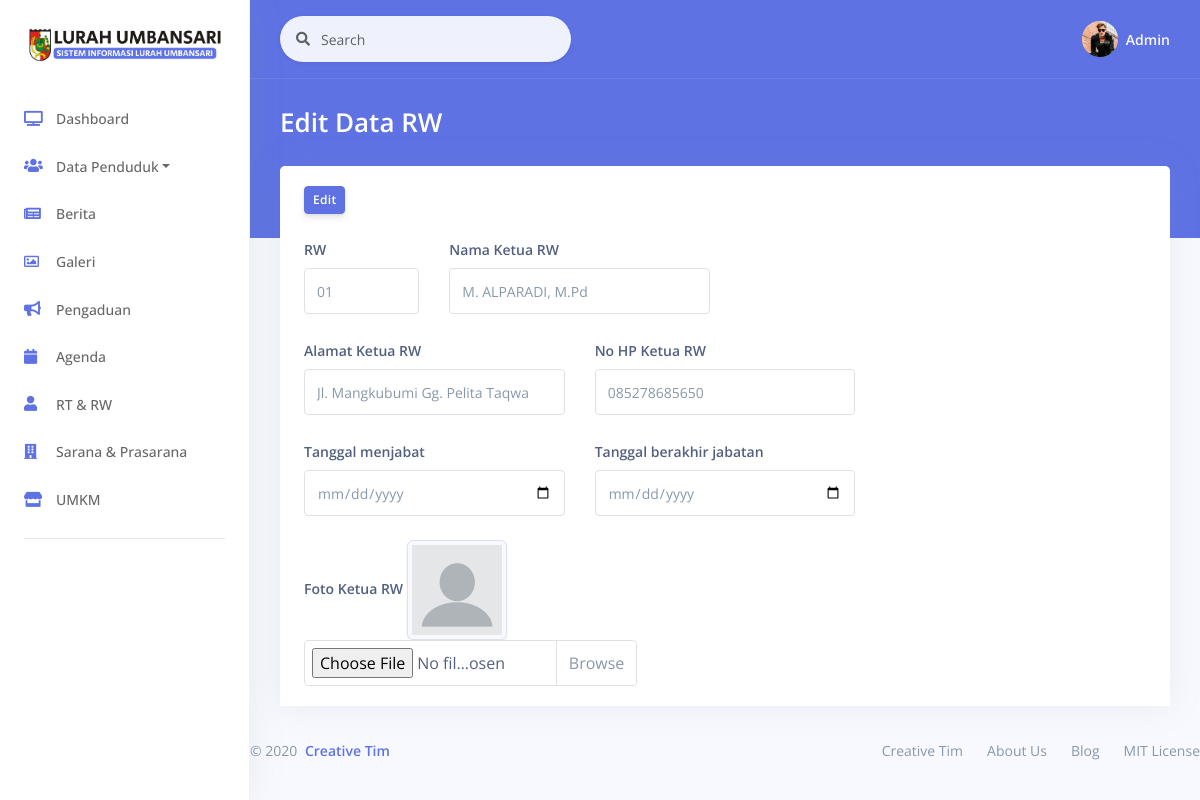
The app's page /Rw/edit/1 with its own data.
### tables this page shows
CREATE TABLE `rw` (
  `rw_id` int(5) NOT NULL,
  `no_rw` varchar(50) NOT NULL,
  `rw_nama` varchar(50) DEFAULT NULL,
  `alamat` varchar(255) DEFAULT NULL,
  `no_tlp` varchar(50) DEFAULT NULL,
  `rw_foto` varchar(50) DEFAULT 'default.png',
  `tgl_jabat` date DEFAULT NULL,
  `tgl_akhir` date DEFAULT NULL,
  `status` varchar(50) DEFAULT '1'
);

### application/controllers/Rw.php (called while the page is built, shortened)
<?php
class Rw extends CI_Controller
{
    public function __construct()
    {
        $this->load->model('Rw_model');
        $this->load->model('Rt_model');
        $this->load->model('Rw_histori_model');
        $this->load->model('User_model');
    }
    public function edit($rw_id)
    {
        $data['judul'] = "Edit RW";
        $data['rw'] = $this->Rw_model->getById($rw_id);
        $this->load->view("layout/header", $data);
        $this->load->view("data_rtrw/vw_edit_rw", $data);
        $this->load->view("layout/footer", $data);
    }
}

### index.php (called while the page is built, shortened)
<?php
require_once BASEPATH.'core/CodeIgniter.php';

### application/models/Rw_model.php (called while the page is built, shortened)
<?php
class Rw_model extends CI_Model
{
    public function getById($rw_id){
        $this->db->select('rw.*');
        $this->db->from('rw');
        $this->db->where('rw.rw_id', $rw_id);
        $query = $this->db->get();
        return $query->row_array();
    }
}

### application/views/data_rtrw/vw_edit_rw.php (the view, shortened to what this page needs)
<div class="main-content" id="panel">
    <div class="header bg-primary pb-6">
        <div class="container-fluid">
            <div class="header-body">
                <div class="row align-items-center py-4">
                    <div class="col-lg-6 col-7">
                        <h3 class="h1 text-white d-inline-block mb-0">Edit Data RW</h3>
                    </div>
                </div>
            </div>
        </div>
    </div>
    <div class="container-fluid mt--6">
        <div class="row">
            <div class="col">
                <div class="card">
                    <div class="card-header border-0">
                        <form action="<?= base_url('Rw/update'); ?>" method="post" enctype="multipart/form-data">
                            <button type="submit" name="Update" class="btn btn-sm btn-primary">Edit</button>
                            <h6><br></h6>
                            <div class="row">
                                <div class="col-2">
                                    <div class="form-group">
                                        <label for="example-text-input" class="form-control-label">RW</label>
                                        <input class="form-control" type="text" name="no_rw" value="<?= $rw['no_rw'] ?>">
                                    </div>
                                </div>
                                <div class="col-4">
                                    <div class="form-group">
                                        <label for="example-text-input" class="form-control-label">Nama Ketua RW</label>
                                        <input class="form-control" type="text" name="rw_nama" value="<?= $rw['rw_nama'] ?>">
                                    </div>
                                </div>
                            </div>
                            <div class="row">
                                <div class="col-4">
                                    <div class="form-group">
                                        <label for="example-text-input" class="form-control-label">Alamat Ketua RW</label>
                                        <input class="form-control" type="text" name="alamat" value="<?= $rw['alamat'] ?>">
                                    </div>
                                </div>
                                <div class="col-4">
                                    <div class="form-group">
                                        <label for="example-text-input" class="form-control-label">No HP Ketua RW</label>
                                        <input class="form-control" type="text" name="no_tlp" value="<?= $rw['no_tlp'] ?>">
                                    </div>
                                </div>
                            </div>
                            <div class="row">
                                <div class="col-4">
                                    <div class="form-group">
                                        <label for="example-text-input" class="form-control-label">Tanggal menjabat</label>
                                        <input class="form-control" type="date" name="tgl_jabat" value="<?= $rw['tgl_jabat'] ?>">
                                    </div>
                                </div>
                                <div class="col-4">
                                    <div class="form-group">
                                        <label for="example-text-input" class="form-control-label">Tanggal berakhir jabatan</label>
                                        <input class="form-control" type="date" name="tgl_akhir" value="<?= $rw['tgl_akhir'] ?>">
                                    </div>
                                </div>
                            </div>
                            <div class="row">
                                <div class="col-5">
                                    <label for="example-tel-input" class="form-control-label">Foto Ketua RW</label>
                                    <img src="<?= base_url('assets/img/rw/') . $rw['rw_foto']; ?>" style="width: 100px" class="img-thumbnail">
                                    <div class="custom-file">
                                        <input type="file" class="custom-file-input" name="rw_foto" lang="en">
                                        <label class="custom-file-label" for="customFileLang">Select file</label>
                                    </div>
                                </div>
                            </div>
                        </form>
                    </div>
                </div>
            </div>
        </div>
    </div>

### records on screen
rw: no_rw "01", rw_nama "M. ALPARADI, M.Pd", alamat "Jl. Mangkubumi Gg. Pelita Taqwa", no_tlp "085278685650", rw_foto (placeholder picture)
